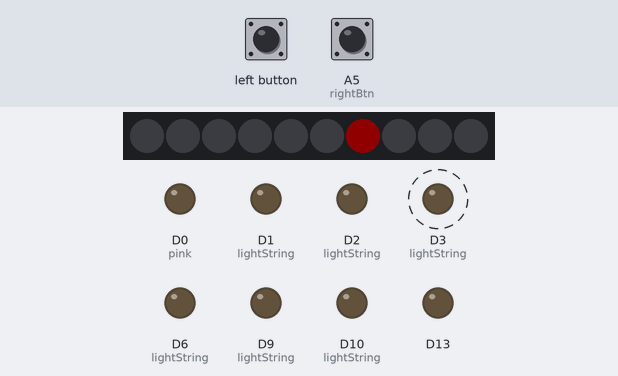
Recording of a sketch running on a simulated Adafruit Circuit Playground Express. On the bench: 10 RGB LEDs in strip order, left to right, output pins drawn as LEDs (lit = HIGH). Dashed ring = blinking. Inputs (shaded band) come from the test bench; at power-on: A5 (rightBtn) LOW. Dim RGB values are drawn brighter than linear.

Above: at 2.38 s.
4.2 s: left button pressed for 3.2 s
At 8.98 s:
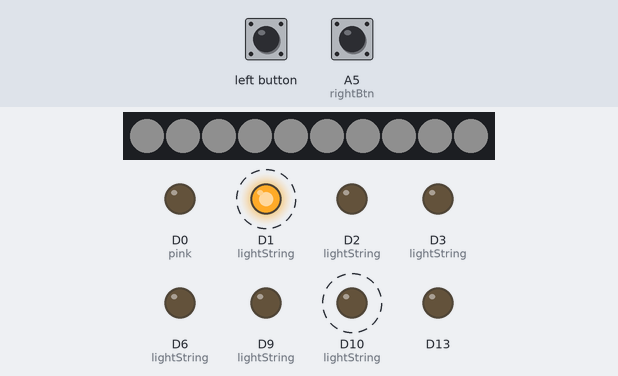
9.0 s: A5 (rightBtn) pulled HIGH for 3.2 s
At 12.25 s:
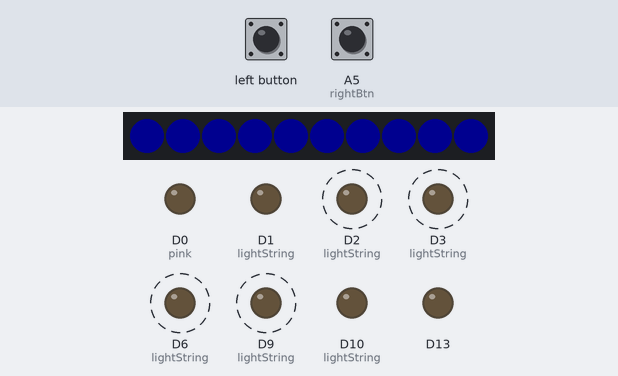
13.7 s: left button set HIGH
At 13.74 s:
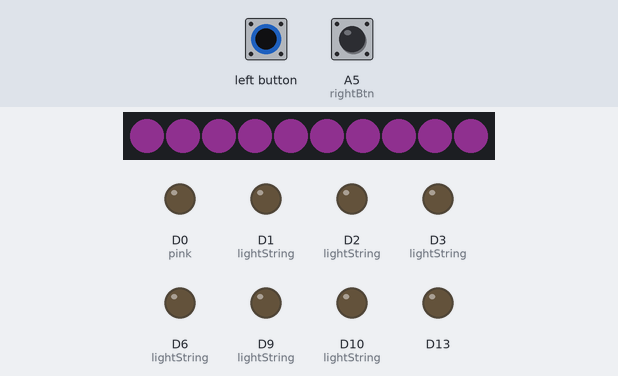
21.0 s: A5 (rightBtn) pulled HIGH for 1.85 s
At 24.58 s:
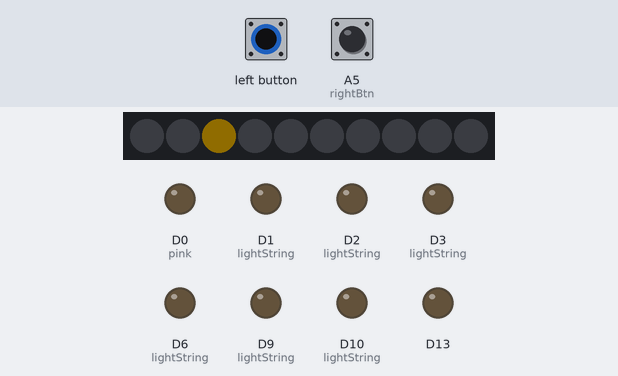
Timing chart, 0 to 29.0 s (numbered marks = the images above; inputs shaded):
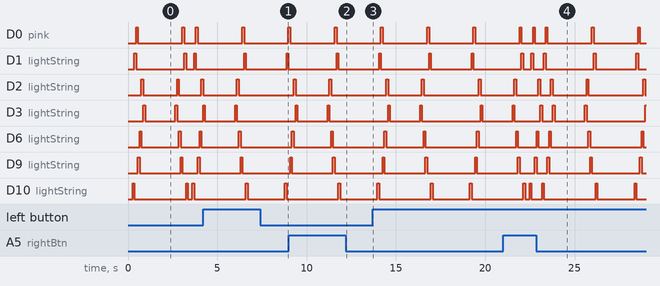

Measured:
- after the input at 4.2 s, D1 (lightString): LOW → HIGH after 4.7 s, → LOW 0.10 s later; D2 (lightString): goes on until 6.2 s, then stays LOW
- after the input at 9.0 s, D0 (pink): goes on until 11.7 s, then stays LOW; D1 (lightString): goes on until 11.8 s, then stays LOW

The sketch:

missing-poster.ino
```cpp
// the setup function runs once when you press reset or power the board
#include <Adafruit_CircuitPlayground.h>
// Switch states
const int ON = 1;
const int OFF = 0;
String isOn = "on";
String isOff = "off";

// Initialize LED variables 3, 6, 9 & 10
int yellow1 = 10;
int red1 = 1;
int pink = 0;
int blue = 9;
int green = 6;
int yellow2 = 2;
int red2 = 3;

int lightString[] = {yellow1, red1, pink, blue, green, yellow2, red2};

// initialize RGB colors as an array to match the LEDs
int rgbLightString[10][3] = {
  {200, 200, 0},
  {200, 0, 0},
  {200, 150, 150},
  {0, 0, 200},
  {0, 200, 0},
  {200, 200, 0},
  {200, 0, 0},
  {200, 150, 150},
  {0, 0, 200},
  {0, 200, 0}
};
int r;
int g;
int b;

// Initialize buttons
int leftBtn = 4;
int leftBtnState = 0;
int currentLeftState = 0;
int previousLeftState = 0;

int rightBtn = 19;
int rightBtnState = 0;
int currentRightState = 0;
int previousRightState = 0;

int pauseAmount = 10;

void setup() {
  // put your setup code here, to run once:
  for (int light : lightString) {
    pinMode(light, OUTPUT);
  }

  pinMode(leftBtn, INPUT);
  pinMode(rightBtn, INPUT);
  Serial.begin(9600);
  CircuitPlayground.begin();
}

// the loop function runs over and over again forever
void loop() {
  // poll the buttons
  currentLeftState = digitalRead(leftBtn);
  currentRightState = digitalRead(rightBtn);
  delay(250);
  currentLeftState = digitalRead(leftBtn);
  currentRightState = digitalRead(rightBtn);

  if (currentLeftState == ON && currentRightState == ON) {
    rightToLeft();
  }
  else if (currentLeftState == ON && currentRightState == OFF) {
    cycleEyes();
  }
  else if (currentLeftState == OFF && currentRightState == ON) {
    cycleEyes();
  }
  else {
    for (int i=0; i<10; i++) {
      CircuitPlayground.setPixelColor(i, 0, 0, 0);
    }
  }
  rightToLeft();
  loopDeDoo();
  leftToRight();
//  pulse();
}

void rightToLeft() {
  int steps = 20;
  for (int i = 0; i < 7; i++) {
    analogWrite(lightString[i], 255);
    delay(100);
    analogWrite(lightString[i], 0);
  }
}
void leftToRight() {
  int steps = 20;
  for (int i = 6; i >= 0; i--) {
    analogWrite(lightString[i], 255);
    delay(100);
    analogWrite(lightString[i], 0);
  }
}

void loopDeDoo() {
  for (int i=10; i>-1; i--) {
    r = rgbLightString[i][0];
    g = rgbLightString[i][1];
    g = rgbLightString[i][2];
    CircuitPlayground.setPixelColor(i, r, g, b);
    delay(40);
    CircuitPlayground.setPixelColor(i, 0, 0, 0);
    delay(40);
  }
  for (int i=0; i<10; i++) {
    r = rgbLightString[i][0];
    g = rgbLightString[i][1];
    g = rgbLightString[i][2];
    CircuitPlayground.setPixelColor(i, r, g, b);
    delay(40);
    CircuitPlayground.setPixelColor(i, 0, 0, 0);
    delay(40);
  }
}
void cycleEyes() {
  for (int r=0; r<256; r+=64) {
    for (int g=0; g<256; g+=64) {
      for(int b=0; b<256; b+=64) {
        for (int np = 0; np < 10; np++) {
          CircuitPlayground.setPixelColor(np, r, g, b);

        }
      }
      delay(100);
    }
  }
}
```
